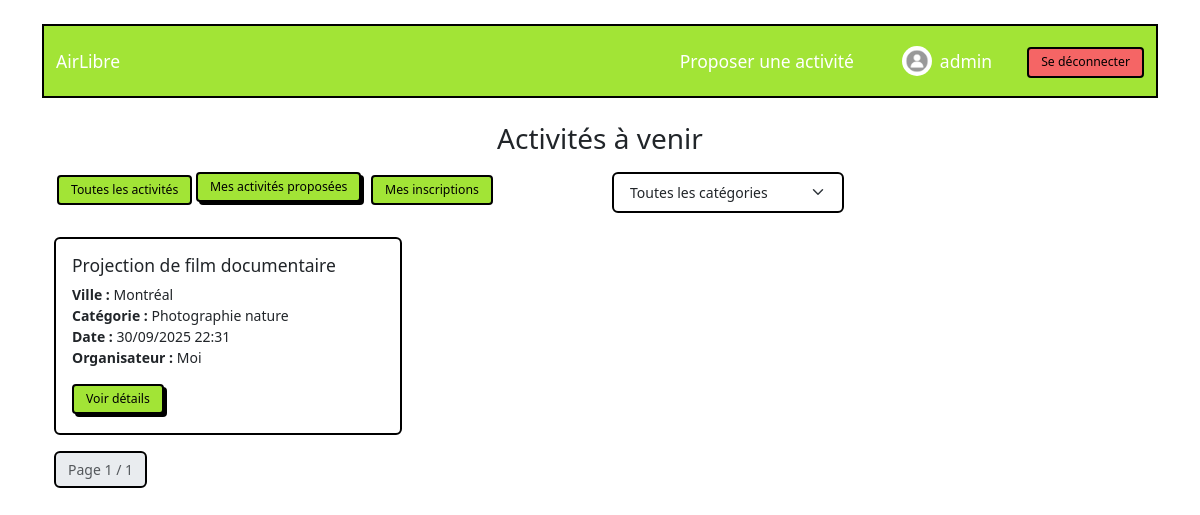
/activities/?view=mes_activites (signed in), run on the app's committed database.
### activities/models.py (models this page shows, shortened)
class User(AbstractUser):
    avatar = models.ImageField(upload_to='avatars/', null=True, blank=True)
    bio = models.TextField(max_length=500, null=True, blank=True)
    ADMIN = 1
    PARTICIPANT = 2
    ORGANISATEUR = 3
    ROLES_UTILISATEURS = [
        (ADMIN, 'Admin'),
        (PARTICIPANT, 'Participant'),
        (ORGANISATEUR, 'Organisateur'),
    ]
    role = models.PositiveSmallIntegerField(
        choices=ROLES_UTILISATEURS,
        blank=True,
        null=True,
        verbose_name="Rôle",
    )
    class Meta:
        verbose_name = "Utilisateur"
        verbose_name_plural = "Utilisateurs"
        default_related_name = 'users_%(class)s_set'
        ordering = ["username"]

class Activity(models.Model):
    title = models.CharField(verbose_name="Titre",
                             validators=[MinLengthValidator(5), MaxLengthValidator(200)])
    description = models.CharField(verbose_name="Description",
                                   validators=[MinLengthValidator(10)],max_length=500)
    location_city = models.CharField(verbose_name="Ville",
                                     validators=[MinLengthValidator(2), MaxLengthValidator(100)])
    start_time = models.DateTimeField(verbose_name="Date et heure de début",
                                      validators=[validate_start])
    end_time = models.DateTimeField(verbose_name="Date et heure de fin")
    proposer = models.ForeignKey(User, verbose_name="Organisateur",
                                 related_name='proposed_activities', on_delete=models.CASCADE)
    attendees = models.ManyToManyField(User, verbose_name="Participants",
                                       related_name='attended_activities')
    category = models.ForeignKey(Category, verbose_name="Catégorie",
                                 related_name='activities',
                                 on_delete=models.SET_NULL,null=True,blank=True)
    created_at = models.DateTimeField(auto_now_add=True)
    updated_at = models.DateTimeField(auto_now=True)
    class Meta:
        verbose_name="Activité"
        verbose_name_plural = "Activités"
        ordering = ["-created_at"]

class Category(models.Model):
    name = models.CharField(verbose_name="Nom de la catégorie", max_length=100, unique=True)
    created_at = models.DateTimeField(auto_now_add=True)
    updated_at = models.DateTimeField(auto_now=True)
    class Meta:
        verbose_name="Catégorie"
        verbose_name_plural = "Catégories"
        ordering = ["-created_at"]

### activities/views.py (the view)
# urls.py: path('', views.index, name='index'),
def index(request):
    view_filter = request.GET.get("view", "toutes_activites")
    category = request.GET.get("category")
    liste_categories = Category.objects.all()
    activities = Activity.objects.filter(start_time__gte=timezone.now()).order_by("start_time")
    if category and category != "None":
        activities = activities.filter(category_id=category)
    if view_filter == "mes_activites" and request.user.is_authenticated:
        activities = activities.filter(proposer=request.user)
    elif view_filter == "mes_inscriptions" and request.user.is_authenticated:
        activities = activities.filter(attendees=request.user)
    paginator = Paginator(activities, 3)
    page_number = request.GET.get("page")
    page = paginator.get_page(page_number)
    context = {
        "page": page,
        "categories":liste_categories,
        "view_filter": view_filter,
        "category_filter": category,
    }
    return render(request, "activities/index.html", context)

### activities/templates/activities/index.html (shortened to what this page needs)
{% extends "activities/layout.html" %}
{% block content %}
<div class="container mt-4">
    <h2 class="mb-3 text-center">Activités à venir</h2>
    <div class="row">
        <div class="col-md-6">
            <div class="mb-3">
                <a href="?view=toutes_activites"
                    class="btn btn-sm {% if view_filter == 'toutes_activites' %}btn-primary{% else %}btn-outline-primary{% endif %}">
                    Toutes les activités
                </a>
                {% if user.is_authenticated %}
                <a href="?view=mes_activites"
                    class="btn btn-sm {% if view_filter == 'mes_activites' %}btn-primary{% else %}btn-outline-primary{% endif %}">
                    Mes activités proposées
                </a>
                <a href="?view=mes_inscriptions"
                    class="btn btn-sm {% if view_filter == 'mes_inscriptions' %}btn-primary{% else %}btn-outline-primary{% endif %}">
                    Mes inscriptions
                </a>
                {% endif %}
            </div>
        </div>
        <div class="col-md-4">
            <form method="get" class="mb-4">
                <select name="category" id="category" title="Catégorie" class="form-select w-auto d-inline" onchange="this.form.submit()">
                    <option value="">Toutes les catégories</option>
                </select>
            </form>
        </div>
    </div>
    <div class="row">
    {% for activity in page %}
        <div class="col-md-4">
            <div class="card mb-3">
                <div class="card-body">
                    <h5 class="card-title">{{ activity.title }}</h5>
                    <p class="card-text">
                        <strong>Ville :</strong> {{ activity.location_city }} <br>
                        <strong>Catégorie :</strong> {{ activity.category.name }} <br>
                        <strong>Date :</strong> {{ activity.start_time|date:"d/m/Y H:i" }} <br>
                        <strong>Organisateur :</strong>
                        {% if user.is_authenticated and user == activity.proposer %}
                            Moi
                        {% else %}
                            {{ activity.proposer.username }}
                        {% endif %}
                    </p>
                    <a href="{% url 'activity_detail' activity.id %}" class="btn btn-primary btn-sm">Voir détails</a>
                </div>
            </div>
        </div>
    {% empty %}
        <p class="text-center">Aucune activité trouvée.</p>
    {% endfor %}
    </div>
        <ul class="pagination">
            <li class="page-item disabled"><span class="page-link">Page {{ page.number }} / {{ page.paginator.num_pages }}</span></li>
        </ul>
</div>
{% endblock %}

### activities/templates/activities/layout.html (shortened to what this page needs)
{% load static %}
<!DOCTYPE html>
<html lang="fr">
<head>
    <link rel="stylesheet" href="{% static 'activities/styles/bootstrap.min.css' %}">
</head>
<body class="container mt-4">
    <nav class="navbar navbar-expand-lg navbar-dark bg-primary">
        <div class="container-fluid">
            <a class="navbar-brand" href="{% url 'index' %}">AirLibre</a>
            <div class="collapse navbar-collapse" id="navbarColor01">
    <ul class="navbar-nav ms-auto align-items-center">
        {% if user.is_authenticated %}
            <li class="nav-item">
                <a class="nav-link" href="{% url 'proposer_activite' %}">Proposer une activité</a>
            </li>
            <li class="nav-item d-flex align-items-center ms-3">
                <a class="nav-link d-flex align-items-center" href="{% url 'profil' %}">
                    {% if user.avatar %}
                        <img src="{{ user.avatar.url }}" alt="Avatar"
                             class="rounded-circle me-2" width="30" height="30">
                    {% else %}
                        <img src="{% static 'activities/images/default-avatar.jpg' %}" alt="Avatar"
                             class="rounded-circle me-2" width="30" height="30">
                    {% endif %}
                    <span>{{ user.username }}</span>
                </a>
            </li>
            <li class="nav-item ms-3">
                <a class="btn btn-outline-danger btn-sm" href="{% url 'logout' %}">
                    Se déconnecter
                </a>
            </li>
        {% endif %}
    </ul>
</div>
        </div>
    </nav>
    <main class="mt-4">
        <div id="content">
            {% block content %}{% endblock %}
        </div>
    </main>
</body>
</html>

### data on the page
User: username "admin"
Activity: title "Projection de film documentaire", location_city "Montréal", category.name "Photographie nature", start_time "30/09/2025 22:31", shows "Moi"

### other printed values
{{ page.number }} "1"
{{ page.paginator.num_pages }} "1"
